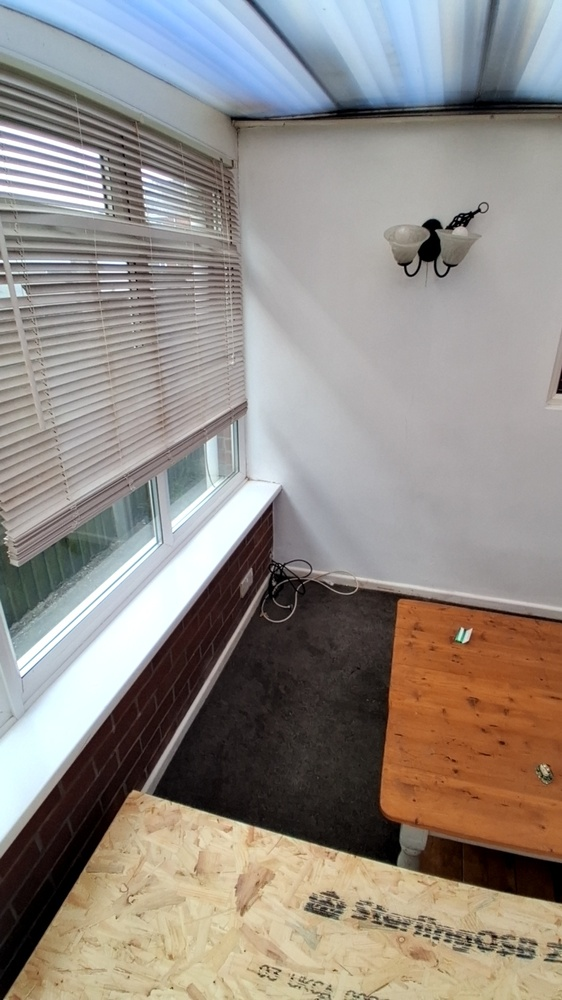
#> input picture dummyServer/dataset/First key frame collection/bus_depot/1774277225003-337375400.jpg, 562 x 1000 px, shrunk from 1080 x 1920 before the run
$ python feature_matcher.py '../dataset/First key frame collection/bus_depot/1774277225003-337375400.jpg' '../dataset/First key frame collection/bus_depot/1774277226074-992175813.jpg'
#> lines starting #> are read from the running program, lines starting #| are printed output that depends on the picture
import cv2
import sys
import json
import numpy as np

img1_path = sys.argv[1]
img2_path = sys.argv[2]

img1 = cv2.imread(img1_path, cv2.IMREAD_GRAYSCALE)
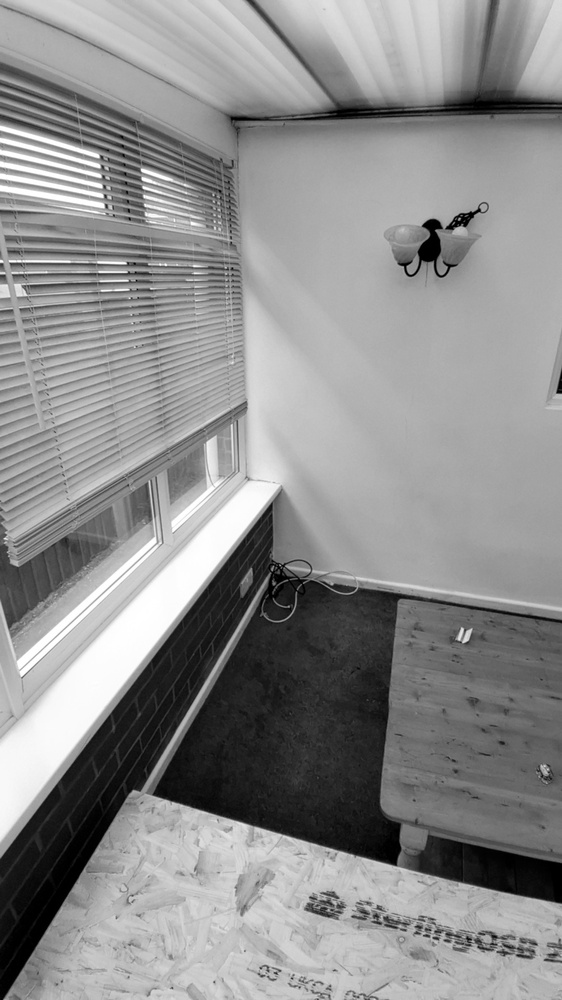
#> img1: shape (1000, 562); min 0, max 255, mean 141.3
img2 = cv2.imread(img2_path, cv2.IMREAD_GRAYSCALE)
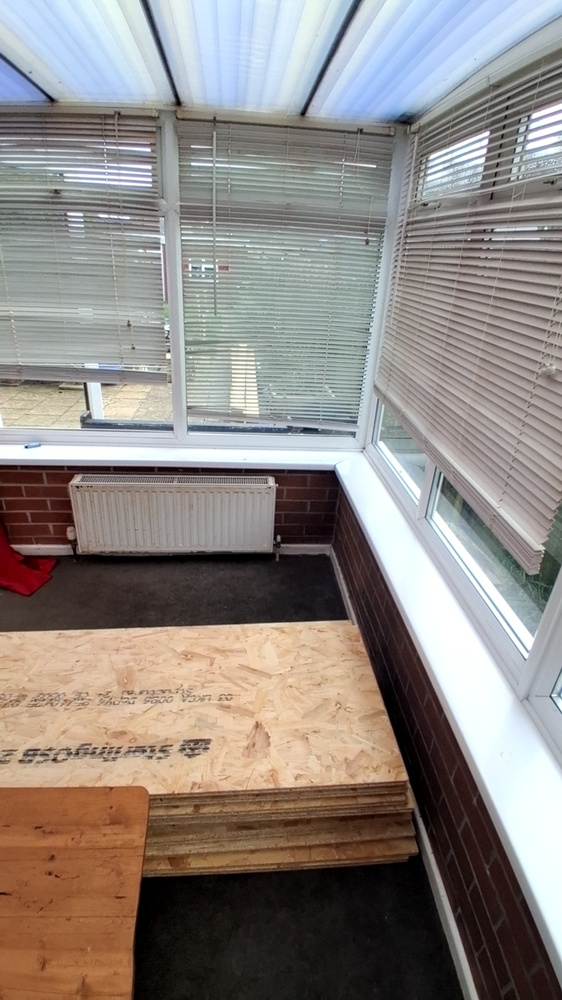
#> input picture dummyServer/dataset/First key frame collection/bus_depot/1774277226074-992175813.jpg, 562 x 1000 px, shrunk from 1080 x 1920 before the run
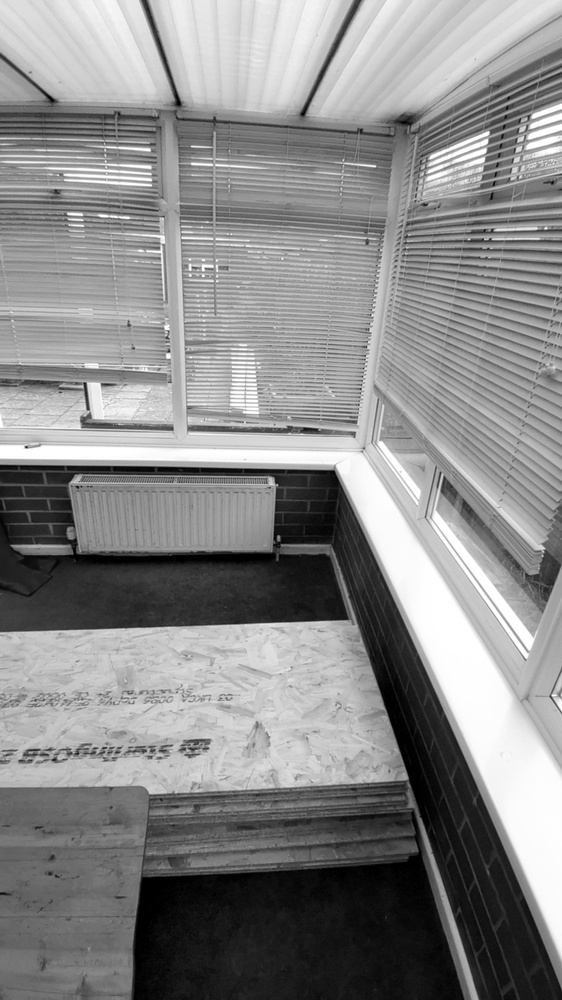
#> img2: shape (1000, 562); min 0, max 255, mean 137.3

orb = cv2.ORB_create(nfeatures=500)

kp1, des1 = orb.detectAndCompute(img1, None)
#> kp1 = 500 keypoints; strongest (x, y, size): (479, 209, 31), (410, 273, 31), (410, 272, 37.2), (478, 210, 37.2)
kp2, des2 = orb.detectAndCompute(img2, None)
#> kp2 = 500 keypoints; strongest (x, y, size): (333, 473, 111.1), (331, 470, 77.1), (328, 469, 92.6), (85, 383, 31)

bf = cv2.BFMatcher(cv2.NORM_HAMMING, crossCheck=True)

good_matches = []

if des1 is not None and des2 is not None:

    matches = bf.match(des1, des2)
#> matches = 108 matches

    if len(matches) >= 8:  # minimum for RANSAC

        pts1 = np.float32([kp1[m.queryIdx].pt for m in matches])
#> pts1 = 108 pairs, first value 97.04 to 517.2, second value 156 to 955.2
        pts2 = np.float32([kp2[m.trainIdx].pt for m in matches])
#> pts2 = 108 pairs, first value 54 to 520.8, second value 98.5 to 877.1

        # 🔥 RANSAC step
        F, mask = cv2.findFundamentalMat(pts1, pts2, cv2.FM_RANSAC)
#> F = [[7.89e-07, -4.07e-06, 0.00187], [1.14e-06, 2.73e-06, -0.00163], [-0.00249, -0.000879, 1]]; mask = 108 values, max 1 at index 2, min 0 at index 0, mean 0.176

        if mask is not None:
            for i, m in enumerate(matches):
                if mask[i]:  # only keep inliers
                    good_matches.append({
                        "img1_idx": m.queryIdx,
                        "img2_idx": m.trainIdx
                    })
#> this loop made 108 passes
#> after the loop, good_matches = 19 items
    else:
        # fallback (too few matches)
        for m in matches:
            good_matches.append({
                "img1_idx": m.queryIdx,
                "img2_idx": m.trainIdx
            })

print(json.dumps(good_matches))
#> (printed output is left out)
